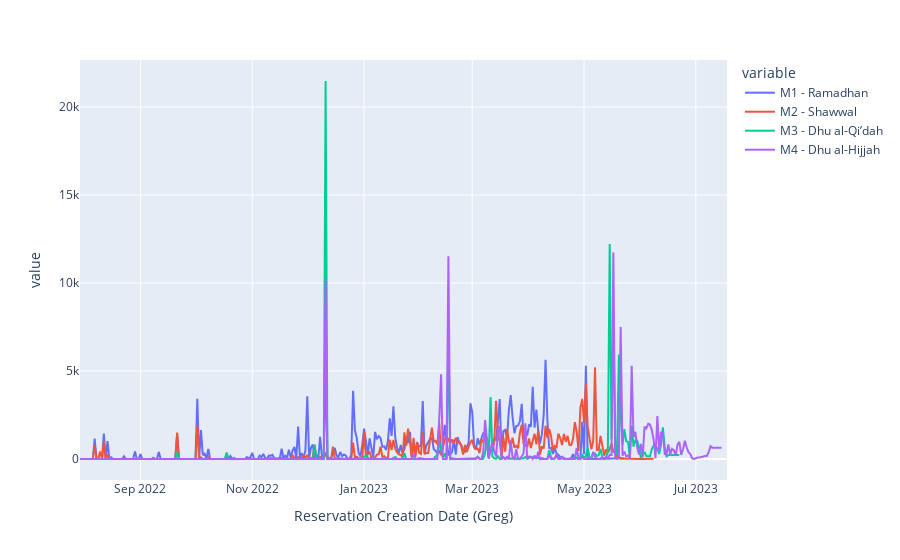

The notebook cell this image was saved under:
### Code cell
# note: in px.func(), we set render_mode='svg' as the default is webgl 
# and sometimes it doesn't render when embedding these plots online
fig = px.line(df_line, render_mode='svg')
save_fig_to_chart_studio(fig, 'line - all months')
fig.show()

### Figure 1 — Plotly figure (JSON) as saved in the notebook; plotly's stock layout.template omitted (floating-point values rounded to 4 significant figures; data arrays with more than 128 entries replaced by an {"elided": "..."} marker saying what was removed)
{"data": [{"hovertemplate": "variable=M1 - Ramadhan<br>Reservation Creation Date (Greg)=%{x}<br>value=%{y}<extra></extra>", "legendgroup": "M1 - Ramadhan", "line": {"color": "#636efa", "dash": "solid"}, "marker": {"symbol": "circle"}, "mode": "lines", "name": "M1 - Ramadhan", "orientation": "v", "showlegend": true, "type": "scatter", "x": {"elided": "354 str values"}, "xaxis": "x", "y": {"elided": "354 int values"}, "yaxis": "y"}, {"hovertemplate": "variable=M2 - Shawwal<br>Reservation Creation Date (Greg)=%{x}<br>value=%{y}<extra></extra>", "legendgroup": "M2 - Shawwal", "line": {"color": "#EF553B", "dash": "solid"}, "marker": {"symbol": "circle"}, "mode": "lines", "name": "M2 - Shawwal", "orientation": "v", "showlegend": true, "type": "scatter", "x": {"elided": "354 str values"}, "xaxis": "x", "y": {"elided": "354 int values"}, "yaxis": "y"}, {"hovertemplate": "variable=M3 - Dhu al-Qi’dah<br>Reservation Creation Date (Greg)=%{x}<br>value=%{y}<extra></extra>", "legendgroup": "M3 - Dhu al-Qi’dah", "line": {"color": "#00cc96", "dash": "solid"}, "marker": {"symbol": "circle"}, "mode": "lines", "name": "M3 - Dhu al-Qi’dah", "orientation": "v", "showlegend": true, "type": "scatter", "x": {"elided": "354 str values"}, "xaxis": "x", "y": {"elided": "354 int values"}, "yaxis": "y"}, {"hovertemplate": "variable=M4 - Dhu al-Hijjah<br>Reservation Creation Date (Greg)=%{x}<br>value=%{y}<extra></extra>", "legendgroup": "M4 - Dhu al-Hijjah", "line": {"color": "#ab63fa", "dash": "solid"}, "marker": {"symbol": "circle"}, "mode": "lines", "name": "M4 - Dhu al-Hijjah", "orientation": "v", "showlegend": true, "type": "scatter", "x": {"elided": "354 str values"}, "xaxis": "x", "y": {"elided": "354 int values"}, "yaxis": "y"}], "layout": {"legend": {"title": {"text": "variable"}, "tracegroupgap": 0}, "margin": {"t": 60}, "xaxis": {"anchor": "y", "domain": [0, 1], "title": {"text": "Reservation Creation Date (Greg)"}}, "yaxis": {"anchor": "x", "domain": [0, 1], "title": {"text": "value"}}}}
